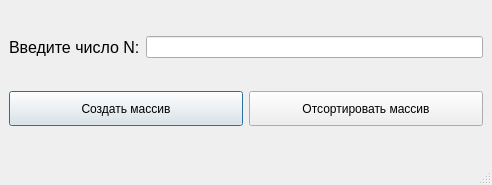
<?xml version="1.0" encoding="UTF-8"?>
<ui version="4.0">
 <class>NumberSort</class>
 <widget class="QMainWindow" name="NumberSort">
  <property name="enabled">
   <bool>true</bool>
  </property>
  <property name="geometry">
   <rect>
    <x>0</x>
    <y>0</y>
    <width>492</width>
    <height>185</height>
   </rect>
  </property>
  <property name="windowTitle">
   <string>Сортировка Массива</string>
  </property>
  <property name="autoFillBackground">
   <bool>false</bool>
  </property>
  <widget class="QWidget" name="centralwidget">
   <property name="sizePolicy">
    <sizepolicy hsizetype="Preferred" vsizetype="Preferred">
     <horstretch>0</horstretch>
     <verstretch>0</verstretch>
    </sizepolicy>
   </property>
   <property name="minimumSize">
    <size>
     <width>492</width>
     <height>138</height>
    </size>
   </property>
   <layout class="QHBoxLayout" name="horizontalLayout_3">
    <item>
     <layout class="QVBoxLayout" name="verticalLayout">
      <item>
       <layout class="QHBoxLayout" name="horizontalLayout">
        <item>
         <widget class="QLabel" name="label">
          <property name="font">
           <font>
            <pointsize>12</pointsize>
           </font>
          </property>
          <property name="text">
           <string>Введите число N:</string>
          </property>
         </widget>
        </item>
        <item>
         <widget class="QLineEdit" name="lineEdit"/>
        </item>
       </layout>
      </item>
      <item>
       <layout class="QHBoxLayout" name="horizontalLayout_2">
        <property name="leftMargin">
         <number>0</number>
        </property>
        <property name="topMargin">
         <number>0</number>
        </property>
        <item>
         <widget class="QPushButton" name="CreatArray">
          <property name="sizePolicy">
           <sizepolicy hsizetype="Minimum" vsizetype="Maximum">
            <horstretch>0</horstretch>
            <verstretch>0</verstretch>
           </sizepolicy>
          </property>
          <property name="minimumSize">
           <size>
            <width>0</width>
            <height>35</height>
           </size>
          </property>
          <property name="text">
           <string>Создать массив</string>
          </property>
          <property name="default">
           <bool>true</bool>
          </property>
         </widget>
        </item>
        <item>
         <widget class="QPushButton" name="SortArray">
          <property name="sizePolicy">
           <sizepolicy hsizetype="Minimum" vsizetype="Maximum">
            <horstretch>0</horstretch>
            <verstretch>0</verstretch>
           </sizepolicy>
          </property>
          <property name="minimumSize">
           <size>
            <width>0</width>
            <height>35</height>
           </size>
          </property>
          <property name="text">
           <string>Отсортировать массив</string>
          </property>
         </widget>
        </item>
       </layout>
      </item>
     </layout>
    </item>
   </layout>
  </widget>
  <widget class="QMenuBar" name="menubar">
   <property name="geometry">
    <rect>
     <x>0</x>
     <y>0</y>
     <width>492</width>
     <height>26</height>
    </rect>
   </property>
  </widget>
  <widget class="QStatusBar" name="statusBar"/>
 </widget>
 <resources/>
 <connections/>
</ui>
